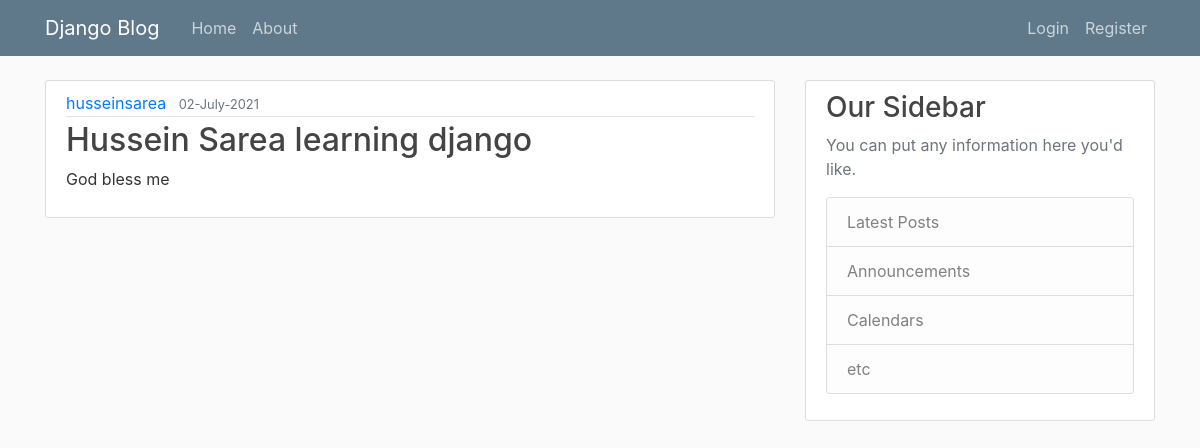
The page /post/26/ on the database its author committed.
### main/models.py (models this page shows, shortened)
class Post(models.Model):
    title = models.CharField(max_length=100)
    content = models.TextField()
    date_posted = models.DateTimeField(default=timezone.now)
    author = models.ForeignKey(User , on_delete=models.CASCADE)

### main/views.py (the view)
# urls.py: path('post/<int:pk>/' , PostDetailView.as_view() , name='post-detail'),
class PostDetailView(DetailView):
    model = Post

### main/templates/main/post_detail.html (shortened to what this page needs)
{% extends "main/base.html" %}
{% block content %}
    <article class="media content-section">
      <div class="media-body">
        <div class="article-metadata">
          <a class="mr-2" href="{% url 'user-posts' object.author %}">{{ object.author }}</a>
          <small class="text-muted">{{ object.date_posted|date:'d-F-Y' }}</small>
        </div>
        <h2 class="article-title">{{ object.title }}</h2>
        <p class="article-content">{{ object.content }}</p>
      </div>
    </article>
{% endblock content %}

### main/static/main/main.css (style rules this page uses)
body { background: #fafafa; color: #333333; margin-top: 5rem; }
h1, h2, h3, h4, h5, h6 { color: #444444; }
.content-section { background: #ffffff; padding: 10px 20px; border: 1px solid #dddddd; border-radius: 3px; margin-bottom: 20px; }
.article-title { color: #444444; }
.article-content { white-space: pre-line; }
.article-metadata { padding-bottom: 1px; margin-bottom: 4px; border-bottom: 1px solid #e3e3e3 }

### rows shown on the page
Post: author "husseinsarea", date_posted "02-July-2021", title "Hussein Sarea learning django", content "God bless me"
